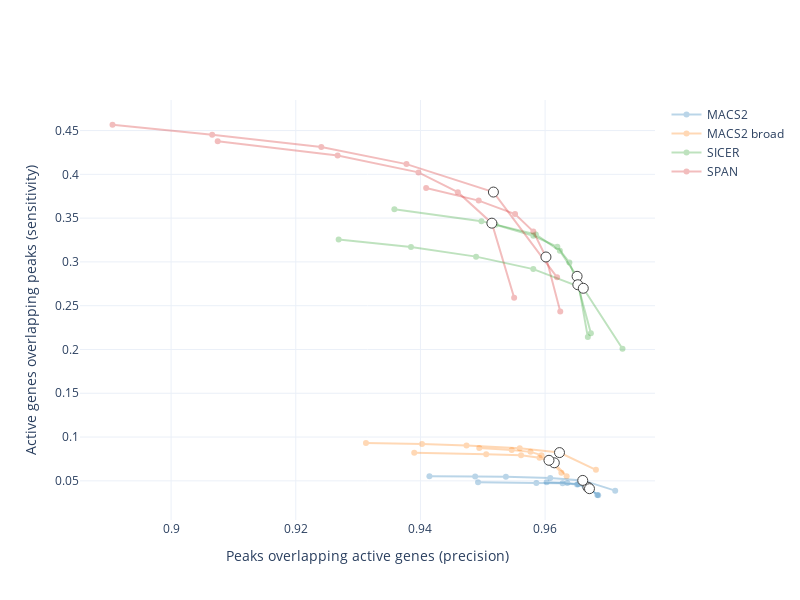

Notebook cell for this chart:
### Code cell
plot_tpm(benchmark_tpm_df[benchmark_tpm_df['overlap'] == '50%'])

### Figure 1 — Plotly figure (JSON) as saved in the notebook; plotly's stock layout.template omitted (floating-point values rounded to 4 significant figures)
{"data": [{"hovertext": ["0.0 MACS2", "0.1 MACS2", "0.2 MACS2", "0.30000000000000004 MACS2", "0.4 MACS2", "0.5 MACS2"], "marker": {"color": "#1f77b4", "symbol": ["circle", "circle", "circle", "circle", "circle", "circle"]}, "mode": "lines+markers", "name": "MACS2", "opacity": 0.3, "showlegend": true, "x": [0.9684, 0.9669, 0.9651, 0.9628, 0.9586, 0.9492], "y": [0.03393, 0.04271, 0.04574, 0.04738, 0.04767, 0.04826], "type": "scatter"}, {"hovertext": ["0.0 MACS2 broad", "0.1 MACS2 broad", "0.2 MACS2 broad", "0.30000000000000004 MACS2 broad", "0.4 MACS2 broad", "0.5 MACS2 broad"], "marker": {"color": "#ff7f0e", "symbol": ["circle", "circle", "circle", "circle", "circle", "circle"]}, "mode": "lines+markers", "name": "MACS2 broad", "opacity": 0.3, "showlegend": true, "x": [0.9635, 0.9615, 0.9591, 0.9561, 0.9506, 0.939], "y": [0.05514, 0.07061, 0.07636, 0.07933, 0.08047, 0.08217], "type": "scatter"}, {"hovertext": ["0.0 SICER", "0.1 SICER", "0.2 SICER", "0.30000000000000004 SICER", "0.4 SICER", "0.5 SICER"], "marker": {"color": "#2ca02c", "symbol": ["circle", "circle", "circle", "circle", "circle", "circle"]}, "mode": "lines+markers", "name": "SICER", "opacity": 0.3, "showlegend": true, "x": [0.9669, 0.9651, 0.9624, 0.9585, 0.9498, 0.9358], "y": [0.2142, 0.2835, 0.3126, 0.3314, 0.3465, 0.36], "type": "scatter"}, {"hovertext": ["0.0 SPAN", "0.1 SPAN", "0.2 SPAN", "0.30000000000000004 SPAN", "0.4 SPAN", "0.5 SPAN"], "marker": {"color": "#d62728", "symbol": ["circle", "circle", "circle", "circle", "circle", "circle"]}, "mode": "lines+markers", "name": "SPAN", "opacity": 0.3, "showlegend": true, "x": [0.955, 0.9515, 0.946, 0.9397, 0.9267, 0.9075], "y": [0.2591, 0.3442, 0.3796, 0.4022, 0.4214, 0.4378], "type": "scatter"}, {"hovertext": ["0.0 MACS2", "0.1 MACS2", "0.2 MACS2", "0.30000000000000004 MACS2", "0.4 MACS2", "0.5 MACS2"], "marker": {"color": "#1f77b4", "symbol": ["circle", "circle", "circle", "circle", "circle", "circle"]}, "mode": "lines+markers", "name": "MACS2", "opacity": 0.3, "showlegend": false, "x": [0.9685, 0.9671, 0.9663, 0.9653, 0.9636, 0.9602], "y": [0.03356, 0.04107, 0.04425, 0.04619, 0.04757, 0.04831], "type": "scatter"}, {"hovertext": ["0.0 MACS2 broad", "0.1 MACS2 broad", "0.2 MACS2 broad", "0.30000000000000004 MACS2 broad", "0.4 MACS2 broad", "0.5 MACS2 broad"], "marker": {"color": "#ff7f0e", "symbol": ["circle", "circle", "circle", "circle", "circle", "circle"]}, "mode": "lines+markers", "name": "MACS2 broad", "opacity": 0.3, "showlegend": false, "x": [0.9626, 0.9606, 0.9594, 0.9577, 0.9546, 0.9494], "y": [0.05938, 0.07346, 0.07935, 0.08309, 0.08533, 0.08762], "type": "scatter"}, {"hovertext": ["0.0 SICER", "0.1 SICER", "0.2 SICER", "0.30000000000000004 SICER", "0.4 SICER", "0.5 SICER"], "marker": {"color": "#2ca02c", "symbol": ["circle", "circle", "circle", "circle", "circle", "circle"]}, "mode": "lines+markers", "name": "SICER", "opacity": 0.3, "showlegend": false, "x": [0.9673, 0.9653, 0.9639, 0.962, 0.9581, 0.9521], "y": [0.2187, 0.2739, 0.2994, 0.3173, 0.3299, 0.3425], "type": "scatter"}, {"hovertext": ["0.0 SPAN", "0.1 SPAN", "0.2 SPAN", "0.30000000000000004 SPAN", "0.4 SPAN", "0.5 SPAN"], "marker": {"color": "#d62728", "symbol": ["circle", "circle", "circle", "circle", "circle", "circle"]}, "mode": "lines+markers", "name": "SPAN", "opacity": 0.3, "showlegend": false, "x": [0.9624, 0.9601, 0.9581, 0.9552, 0.9493, 0.9409], "y": [0.2434, 0.3056, 0.3347, 0.3546, 0.37, 0.3844], "type": "scatter"}, {"hovertext": ["0.0 MACS2", "0.1 MACS2", "0.2 MACS2", "0.30000000000000004 MACS2", "0.4 MACS2", "0.5 MACS2"], "marker": {"color": "#1f77b4", "symbol": ["circle", "circle", "circle", "circle", "circle", "circle"]}, "mode": "lines+markers", "name": "MACS2", "opacity": 0.3, "showlegend": false, "x": [0.9712, 0.966, 0.9608, 0.9537, 0.9488, 0.9414], "y": [0.03879, 0.0505, 0.05318, 0.05478, 0.05497, 0.05535], "type": "scatter"}, {"hovertext": ["0.0 MACS2 broad", "0.1 MACS2 broad", "0.2 MACS2 broad", "0.30000000000000004 MACS2 broad", "0.4 MACS2 broad", "0.5 MACS2 broad"], "marker": {"color": "#ff7f0e", "symbol": ["circle", "circle", "circle", "circle", "circle", "circle"]}, "mode": "lines+markers", "name": "MACS2 broad", "opacity": 0.3, "showlegend": false, "x": [0.9682, 0.9623, 0.9559, 0.9474, 0.9403, 0.9313], "y": [0.06263, 0.08228, 0.08734, 0.0905, 0.09207, 0.09332], "type": "scatter"}, {"hovertext": ["0.0 SICER", "0.1 SICER", "0.2 SICER", "0.30000000000000004 SICER", "0.4 SICER", "0.5 SICER"], "marker": {"color": "#2ca02c", "symbol": ["circle", "circle", "circle", "circle", "circle", "circle"]}, "mode": "lines+markers", "name": "SICER", "opacity": 0.3, "showlegend": false, "x": [0.9724, 0.9661, 0.9581, 0.9489, 0.9385, 0.9269], "y": [0.2009, 0.2699, 0.2917, 0.306, 0.3171, 0.3257], "type": "scatter"}, {"hovertext": ["0.0 SPAN", "0.1 SPAN", "0.2 SPAN", "0.30000000000000004 SPAN", "0.4 SPAN", "0.5 SPAN"], "marker": {"color": "#d62728", "symbol": ["circle", "circle", "circle", "circle", "circle", "circle"]}, "mode": "lines+markers", "name": "SPAN", "opacity": 0.3, "showlegend": false, "x": [0.9619, 0.9517, 0.9378, 0.9241, 0.9066, 0.8906], "y": [0.2823, 0.3797, 0.4117, 0.4311, 0.4451, 0.4566], "type": "scatter"}, {"hovertext": ["0.1 MACS2"], "marker": {"color": "white", "line": {"width": 1}, "size": 10, "symbol": "circle"}, "mode": "markers", "name": "MACS2", "showlegend": false, "x": [0.9669], "y": [0.04271], "type": "scatter"}, {"hovertext": ["0.1 MACS2 broad"], "marker": {"color": "white", "line": {"width": 1}, "size": 10, "symbol": "circle"}, "mode": "markers", "name": "MACS2 broad", "showlegend": false, "x": [0.9615], "y": [0.07061], "type": "scatter"}, {"hovertext": ["0.1 SICER"], "marker": {"color": "white", "line": {"width": 1}, "size": 10, "symbol": "circle"}, "mode": "markers", "name": "SICER", "showlegend": false, "x": [0.9651], "y": [0.2835], "type": "scatter"}, {"hovertext": ["0.1 SPAN"], "marker": {"color": "white", "line": {"width": 1}, "size": 10, "symbol": "circle"}, "mode": "markers", "name": "SPAN", "showlegend": false, "x": [0.9515], "y": [0.3442], "type": "scatter"}, {"hovertext": ["0.1 MACS2"], "marker": {"color": "white", "line": {"width": 1}, "size": 10, "symbol": "circle"}, "mode": "markers", "name": "MACS2", "showlegend": false, "x": [0.9671], "y": [0.04107], "type": "scatter"}, {"hovertext": ["0.1 MACS2 broad"], "marker": {"color": "white", "line": {"width": 1}, "size": 10, "symbol": "circle"}, "mode": "markers", "name": "MACS2 broad", "showlegend": false, "x": [0.9606], "y": [0.07346], "type": "scatter"}, {"hovertext": ["0.1 SICER"], "marker": {"color": "white", "line": {"width": 1}, "size": 10, "symbol": "circle"}, "mode": "markers", "name": "SICER", "showlegend": false, "x": [0.9653], "y": [0.2739], "type": "scatter"}, {"hovertext": ["0.1 SPAN"], "marker": {"color": "white", "line": {"width": 1}, "size": 10, "symbol": "circle"}, "mode": "markers", "name": "SPAN", "showlegend": false, "x": [0.9601], "y": [0.3056], "type": "scatter"}, {"hovertext": ["0.1 MACS2"], "marker": {"color": "white", "line": {"width": 1}, "size": 10, "symbol": "circle"}, "mode": "markers", "name": "MACS2", "showlegend": false, "x": [0.966], "y": [0.0505], "type": "scatter"}, {"hovertext": ["0.1 MACS2 broad"], "marker": {"color": "white", "line": {"width": 1}, "size": 10, "symbol": "circle"}, "mode": "markers", "name": "MACS2 broad", "showlegend": false, "x": [0.9623], "y": [0.08228], "type": "scatter"}, {"hovertext": ["0.1 SICER"], "marker": {"color": "white", "line": {"width": 1}, "size": 10, "symbol": "circle"}, "mode": "markers", "name": "SICER", "showlegend": false, "x": [0.9661], "y": [0.2699], "type": "scatter"}, {"hovertext": ["0.1 SPAN"], "marker": {"color": "white", "line": {"width": 1}, "size": 10, "symbol": "circle"}, "mode": "markers", "name": "SPAN", "showlegend": false, "x": [0.9517], "y": [0.3797], "type": "scatter"}], "layout": {"xaxis": {"title": {"text": "Peaks overlapping active genes (precision)"}}, "yaxis": {"title": {"text": "Active genes overlapping peaks (sensitivity)"}}, "autosize": false, "width": 800, "height": 600}}
